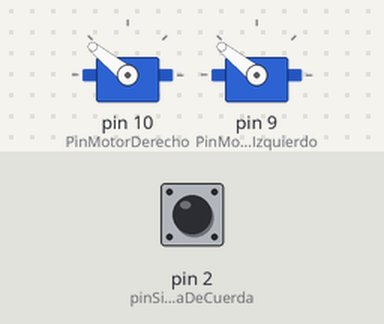
This sketch was run on a simulated Arduino Uno, built with avr-gcc and run on an emulated ATmega328P. On the bench: 2 × servo. Inputs (shaded band) come from the test bench; at power-on: pin 2 (pinSistemaDeCuerda) HIGH. What the sketch prints to the serial monitor is not drawn.

Above: at 10.05 s.
At 29.95 s:
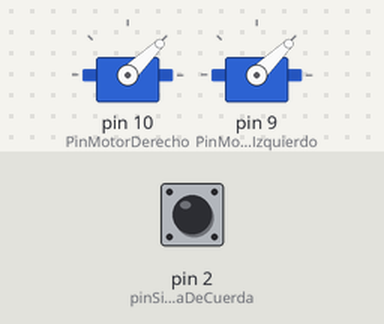
Timing chart, 0 to 36.0 s (numbered marks = the images above):
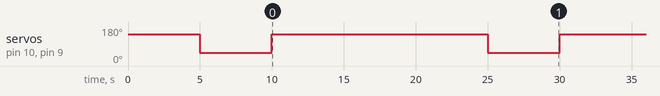

The sketch:

BuffaloBot.ino
```cpp
#include <Servo.h>

//Pines de los motores
int PinMotorDerecho = 10;
int PinMotorIzquierdo = 9;

//Pin sistema de arranque
int pinSistemaDeCuerda = 2;

//Motores
Servo MotorDerecho;
Servo MotorIzquierdo;

void setup() {
  // Inicia el puerto Serial
  Serial.begin(9600);

  // Inicia los pines
  pinMode(pinSistemaDeCuerda, INPUT_PULLUP);
  MotorDerecho.attach(PinMotorDerecho);
  MotorIzquierdo.attach(PinMotorIzquierdo);

  // Inicia ambos ESC
  MotorIzquierdo.writeMicroseconds(2000);
  MotorDerecho.writeMicroseconds(2000);
  delay(5000);
  MotorIzquierdo.writeMicroseconds(1000);
  MotorDerecho.writeMicroseconds(1000);
  delay(5000);
}
void loop() {
  // Imprime valor del jumper de inicio
  Serial.println(digitalRead(pinSistemaDeCuerda));

  // Comprueba si el jumper se ha liberado
  if (digitalRead(pinSistemaDeCuerda)) {
    // Escribe la velocidad deseada en los motores durante 15s, luego los para durante 5s
    MotorIzquierdo.writeMicroseconds(2000);
    MotorDerecho.writeMicroseconds(2000);
    delay(15000);
    MotorIzquierdo.writeMicroseconds(1000);
    MotorDerecho.writeMicroseconds(1000);
    delay(5000);
  }
}
```

Measured:
- by itself, servo on pin 10 (PinMotorDerecho), servo on pin 9 (PinMotorIzquierdo): alternates 141° for 15.0 s and 44° for 5.0 s
